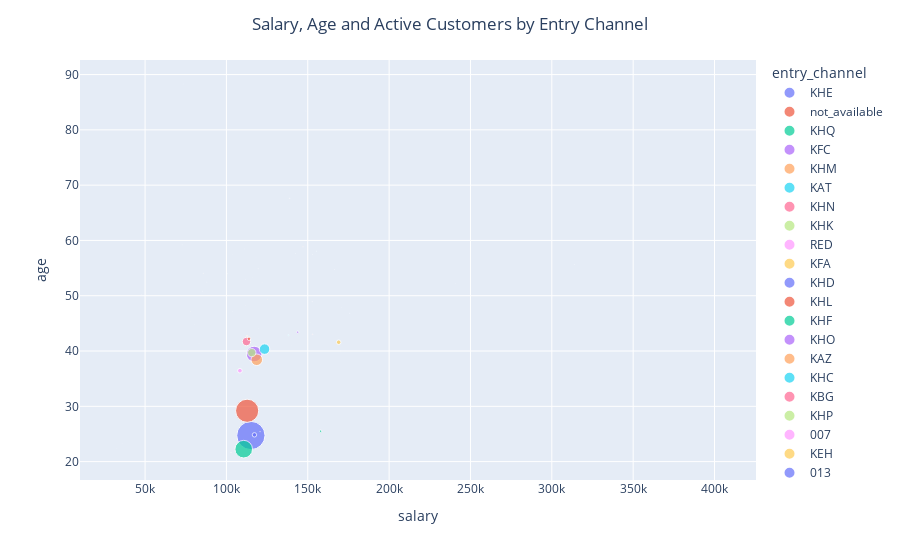

Notebook code for this chart:
### Code cell
x_y_size = {"salary": "mean", "age": "mean", "active_customer": "count"}
four_feature_scatterer(df, "entry_channel", x_y_size, "Salary, Age and Active Customers by Entry Channel")

### Figure 1 — Plotly figure (JSON) as saved in the notebook; plotly's stock layout.template omitted (floating-point values rounded to 4 significant figures)
{"data": [{"hovertemplate": "entry_channel=KHE<br>salary=%{x}<br>age=%{y}<br>active_customer=%{marker.size}<extra></extra>", "legendgroup": "KHE", "marker": {"color": "#636efa", "size": [196706], "sizemode": "area", "sizeref": 491.8, "symbol": "circle"}, "mode": "markers", "name": "KHE", "orientation": "v", "showlegend": true, "type": "scatter", "x": [115000.0], "xaxis": "x", "y": [24.73], "yaxis": "y"}, {"hovertemplate": "entry_channel=not_available<br>salary=%{x}<br>age=%{y}<br>active_customer=%{marker.size}<extra></extra>", "legendgroup": "not_available", "marker": {"color": "#EF553B", "size": [132201], "sizemode": "area", "sizeref": 491.8, "symbol": "circle"}, "mode": "markers", "name": "not_available", "orientation": "v", "showlegend": true, "type": "scatter", "x": [112700.0], "xaxis": "x", "y": [29.2], "yaxis": "y"}, {"hovertemplate": "entry_channel=KHQ<br>salary=%{x}<br>age=%{y}<br>active_customer=%{marker.size}<extra></extra>", "legendgroup": "KHQ", "marker": {"color": "#00cc96", "size": [76372], "sizemode": "area", "sizeref": 491.8, "symbol": "circle"}, "mode": "markers", "name": "KHQ", "orientation": "v", "showlegend": true, "type": "scatter", "x": [110600.0], "xaxis": "x", "y": [22.26], "yaxis": "y"}, {"hovertemplate": "entry_channel=KFC<br>salary=%{x}<br>age=%{y}<br>active_customer=%{marker.size}<extra></extra>", "legendgroup": "KFC", "marker": {"color": "#ab63fa", "size": [60359], "sizemode": "area", "sizeref": 491.8, "symbol": "circle"}, "mode": "markers", "name": "KFC", "orientation": "v", "showlegend": true, "type": "scatter", "x": [117000.0], "xaxis": "x", "y": [39.46], "yaxis": "y"}, {"hovertemplate": "entry_channel=KHM<br>salary=%{x}<br>age=%{y}<br>active_customer=%{marker.size}<extra></extra>", "legendgroup": "KHM", "marker": {"color": "#FFA15A", "size": [32899], "sizemode": "area", "sizeref": 491.8, "symbol": "circle"}, "mode": "markers", "name": "KHM", "orientation": "v", "showlegend": true, "type": "scatter", "x": [118700.0], "xaxis": "x", "y": [38.42], "yaxis": "y"}, {"hovertemplate": "entry_channel=KAT<br>salary=%{x}<br>age=%{y}<br>active_customer=%{marker.size}<extra></extra>", "legendgroup": "KAT", "marker": {"color": "#19d3f3", "size": [27143], "sizemode": "area", "sizeref": 491.8, "symbol": "circle"}, "mode": "markers", "name": "KAT", "orientation": "v", "showlegend": true, "type": "scatter", "x": [123500.0], "xaxis": "x", "y": [40.35], "yaxis": "y"}, {"hovertemplate": "entry_channel=KHN<br>salary=%{x}<br>age=%{y}<br>active_customer=%{marker.size}<extra></extra>", "legendgroup": "KHN", "marker": {"color": "#FF6692", "size": [17427], "sizemode": "area", "sizeref": 491.8, "symbol": "circle"}, "mode": "markers", "name": "KHN", "orientation": "v", "showlegend": true, "type": "scatter", "x": [112300.0], "xaxis": "x", "y": [41.71], "yaxis": "y"}, {"hovertemplate": "entry_channel=KHK<br>salary=%{x}<br>age=%{y}<br>active_customer=%{marker.size}<extra></extra>", "legendgroup": "KHK", "marker": {"color": "#B6E880", "size": [17225], "sizemode": "area", "sizeref": 491.8, "symbol": "circle"}, "mode": "markers", "name": "KHK", "orientation": "v", "showlegend": true, "type": "scatter", "x": [115600.0], "xaxis": "x", "y": [39.71], "yaxis": "y"}, {"hovertemplate": "entry_channel=RED<br>salary=%{x}<br>age=%{y}<br>active_customer=%{marker.size}<extra></extra>", "legendgroup": "RED", "marker": {"color": "#FF97FF", "size": [5279], "sizemode": "area", "sizeref": 491.8, "symbol": "circle"}, "mode": "markers", "name": "RED", "orientation": "v", "showlegend": true, "type": "scatter", "x": [108300.0], "xaxis": "x", "y": [36.44], "yaxis": "y"}, {"hovertemplate": "entry_channel=KFA<br>salary=%{x}<br>age=%{y}<br>active_customer=%{marker.size}<extra></extra>", "legendgroup": "KFA", "marker": {"color": "#FECB52", "size": [5169], "sizemode": "area", "sizeref": 491.8, "symbol": "circle"}, "mode": "markers", "name": "KFA", "orientation": "v", "showlegend": true, "type": "scatter", "x": [169000.0], "xaxis": "x", "y": [41.59], "yaxis": "y"}, {"hovertemplate": "entry_channel=KHD<br>salary=%{x}<br>age=%{y}<br>active_customer=%{marker.size}<extra></extra>", "legendgroup": "KHD", "marker": {"color": "#636efa", "size": [4865], "sizemode": "area", "sizeref": 491.8, "symbol": "circle"}, "mode": "markers", "name": "KHD", "orientation": "v", "showlegend": true, "type": "scatter", "x": [117200.0], "xaxis": "x", "y": [24.84], "yaxis": "y"}, {"hovertemplate": "entry_channel=KHL<br>salary=%{x}<br>age=%{y}<br>active_customer=%{marker.size}<extra></extra>", "legendgroup": "KHL", "marker": {"color": "#EF553B", "size": [2935], "sizemode": "area", "sizeref": 491.8, "symbol": "circle"}, "mode": "markers", "name": "KHL", "orientation": "v", "showlegend": true, "type": "scatter", "x": [113900.0], "xaxis": "x", "y": [42.22], "yaxis": "y"}, {"hovertemplate": "entry_channel=KHF<br>salary=%{x}<br>age=%{y}<br>active_customer=%{marker.size}<extra></extra>", "legendgroup": "KHF", "marker": {"color": "#00cc96", "size": [1405], "sizemode": "area", "sizeref": 491.8, "symbol": "circle"}, "mode": "markers", "name": "KHF", "orientation": "v", "showlegend": true, "type": "scatter", "x": [157900.0], "xaxis": "x", "y": [25.5], "yaxis": "y"}, {"hovertemplate": "entry_channel=KHO<br>salary=%{x}<br>age=%{y}<br>active_customer=%{marker.size}<extra></extra>", "legendgroup": "KHO", "marker": {"color": "#ab63fa", "size": [1346], "sizemode": "area", "sizeref": 491.8, "symbol": "circle"}, "mode": "markers", "name": "KHO", "orientation": "v", "showlegend": true, "type": "scatter", "x": [143800.0], "xaxis": "x", "y": [43.41], "yaxis": "y"}, {"hovertemplate": "entry_channel=KAZ<br>salary=%{x}<br>age=%{y}<br>active_customer=%{marker.size}<extra></extra>", "legendgroup": "KAZ", "marker": {"color": "#FFA15A", "size": [370], "sizemode": "area", "sizeref": 491.8, "symbol": "circle"}, "mode": "markers", "name": "KAZ", "orientation": "v", "showlegend": true, "type": "scatter", "x": [112700.0], "xaxis": "x", "y": [42.73], "yaxis": "y"}, {"hovertemplate": "entry_channel=KHC<br>salary=%{x}<br>age=%{y}<br>active_customer=%{marker.size}<extra></extra>", "legendgroup": "KHC", "marker": {"color": "#19d3f3", "size": [333], "sizemode": "area", "sizeref": 491.8, "symbol": "circle"}, "mode": "markers", "name": "KHC", "orientation": "v", "showlegend": true, "type": "scatter", "x": [138100.0], "xaxis": "x", "y": [42.89], "yaxis": "y"}, {"hovertemplate": "entry_channel=KBG<br>salary=%{x}<br>age=%{y}<br>active_customer=%{marker.size}<extra></extra>", "legendgroup": "KBG", "marker": {"color": "#FF6692", "size": [104], "sizemode": "area", "sizeref": 491.8, "symbol": "circle"}, "mode": "markers", "name": "KBG", "orientation": "v", "showlegend": true, "type": "scatter", "x": [152900.0], "xaxis": "x", "y": [43.03], "yaxis": "y"}, {"hovertemplate": "entry_channel=KHP<br>salary=%{x}<br>age=%{y}<br>active_customer=%{marker.size}<extra></extra>", "legendgroup": "KHP", "marker": {"color": "#B6E880", "size": [86], "sizemode": "area", "sizeref": 491.8, "symbol": "circle"}, "mode": "markers", "name": "KHP", "orientation": "v", "showlegend": true, "type": "scatter", "x": [102800.0], "xaxis": "x", "y": [21.64], "yaxis": "y"}, {"hovertemplate": "entry_channel=007<br>salary=%{x}<br>age=%{y}<br>active_customer=%{marker.size}<extra></extra>", "legendgroup": "007", "marker": {"color": "#FF97FF", "size": [50], "sizemode": "area", "sizeref": 491.8, "symbol": "circle"}, "mode": "markers", "name": "007", "orientation": "v", "showlegend": true, "type": "scatter", "x": [138800.0], "xaxis": "x", "y": [67.61], "yaxis": "y"}, {"hovertemplate": "entry_channel=KEH<br>salary=%{x}<br>age=%{y}<br>active_customer=%{marker.size}<extra></extra>", "legendgroup": "KEH", "marker": {"color": "#FECB52", "size": [45], "sizemode": "area", "sizeref": 491.8, "symbol": "circle"}, "mode": "markers", "name": "KEH", "orientation": "v", "showlegend": true, "type": "scatter", "x": [120700.0], "xaxis": "x", "y": [25.41], "yaxis": "y"}, {"hovertemplate": "entry_channel=013<br>salary=%{x}<br>age=%{y}<br>active_customer=%{marker.size}<extra></extra>", "legendgroup": "013", "marker": {"color": "#636efa", "size": [30], "sizemode": "area", "sizeref": 491.8, "symbol": "circle"}, "mode": "markers", "name": "013", "orientation": "v", "showlegend": true, "type": "scatter", "x": [175700.0], "xaxis": "x", "y": [46.79], "yaxis": "y"}, {"hovertemplate": "entry_channel=KAG<br>salary=%{x}<br>age=%{y}<br>active_customer=%{marker.size}<extra></extra>", "legendgroup": "KAG", "marker": {"color": "#EF553B", "size": [27], "sizemode": "area", "sizeref": 491.8, "symbol": "circle"}, "mode": "markers", "name": "KAG", "orientation": "v", "showlegend": true, "type": "scatter", "x": [147100.0], "xaxis": "x", "y": [58.86], "yaxis": "y"}, {"hovertemplate": "entry_channel=KAS<br>salary=%{x}<br>age=%{y}<br>active_customer=%{marker.size}<extra></extra>", "legendgroup": "KAS", "marker": {"color": "#00cc96", "size": [25], "sizemode": "area", "sizeref": 491.8, "symbol": "circle"}, "mode": "markers", "name": "KAS", "orientation": "v", "showlegend": true, "type": "scatter", "x": [155300.0], "xaxis": "x", "y": [58.06], "yaxis": "y"}, {"hovertemplate": "entry_channel=KAA<br>salary=%{x}<br>age=%{y}<br>active_customer=%{marker.size}<extra></extra>", "legendgroup": "KAA", "marker": {"color": "#ab63fa", "size": [18], "sizemode": "area", "sizeref": 491.8, "symbol": "circle"}, "mode": "markers", "name": "KAA", "orientation": "v", "showlegend": true, "type": "scatter", "x": [152700.0], "xaxis": "x", "y": [48.93], "yaxis": "y"}, {"hovertemplate": "entry_channel=KAY<br>salary=%{x}<br>age=%{y}<br>active_customer=%{marker.size}<extra></extra>", "legendgroup": "KAY", "marker": {"color": "#FFA15A", "size": [14], "sizemode": "area", "sizeref": 491.8, "symbol": "circle"}, "mode": "markers", "name": "KAY", "orientation": "v", "showlegend": true, "type": "scatter", "x": [85760.0], "xaxis": "x", "y": [54.06], "yaxis": "y"}, {"hovertemplate": "entry_channel=KBZ<br>salary=%{x}<br>age=%{y}<br>active_customer=%{marker.size}<extra></extra>", "legendgroup": "KBZ", "marker": {"color": "#19d3f3", "size": [14], "sizemode": "area", "sizeref": 491.8, "symbol": "circle"}, "mode": "markers", "name": "KBZ", "orientation": "v", "showlegend": true, "type": "scatter", "x": [313800.0], "xaxis": "x", "y": [55.66], "yaxis": "y"}, {"hovertemplate": "entry_channel=KAR<br>salary=%{x}<br>age=%{y}<br>active_customer=%{marker.size}<extra></extra>", "legendgroup": "KAR", "marker": {"color": "#FF6692", "size": [11], "sizemode": "area", "sizeref": 491.8, "symbol": "circle"}, "mode": "markers", "name": "KAR", "orientation": "v", "showlegend": true, "type": "scatter", "x": [166500.0], "xaxis": "x", "y": [54.74], "yaxis": "y"}, {"hovertemplate": "entry_channel=KAF<br>salary=%{x}<br>age=%{y}<br>active_customer=%{marker.size}<extra></extra>", "legendgroup": "KAF", "marker": {"color": "#B6E880", "size": [10], "sizemode": "area", "sizeref": 491.8, "symbol": "circle"}, "mode": "markers", "name": "KAF", "orientation": "v", "showlegend": true, "type": "scatter", "x": [100500.0], "xaxis": "x", "y": [53.96], "yaxis": "y"}, {"hovertemplate": "entry_channel=KCC<br>salary=%{x}<br>age=%{y}<br>active_customer=%{marker.size}<extra></extra>", "legendgroup": "KCC", "marker": {"color": "#FF97FF", "size": [10], "sizemode": "area", "sizeref": 491.8, "symbol": "circle"}, "mode": "markers", "name": "KCC", "orientation": "v", "showlegend": true, "type": "scatter", "x": [119500.0], "xaxis": "x", "y": [54.89], "yaxis": "y"}, {"hovertemplate": "entry_channel=KAB<br>salary=%{x}<br>age=%{y}<br>active_customer=%{marker.size}<extra></extra>", "legendgroup": "KAB", "marker": {"color": "#FECB52", "size": [8], "sizemode": "area", "sizeref": 491.8, "symbol": "circle"}, "mode": "markers", "name": "KAB", "orientation": "v", "showlegend": true, "type": "scatter", "x": [152800.0], "xaxis": "x", "y": [57.48], "yaxis": "y"}, {"hovertemplate": "entry_channel=KFD<br>salary=%{x}<br>age=%{y}<br>active_customer=%{marker.size}<extra></extra>", "legendgroup": "KFD", "marker": {"color": "#636efa", "size": [7], "sizemode": "area", "sizeref": 491.8, "symbol": "circle"}, "mode": "markers", "name": "KFD", "orientation": "v", "showlegend": true, "type": "scatter", "x": [142400.0], "xaxis": "x", "y": [57.65], "yaxis": "y"}, {"hovertemplate": "entry_channel=KAW<br>salary=%{x}<br>age=%{y}<br>active_customer=%{marker.size}<extra></extra>", "legendgroup": "KAW", "marker": {"color": "#EF553B", "size": [6], "sizemode": "area", "sizeref": 491.8, "symbol": "circle"}, "mode": "markers", "name": "KAW", "orientation": "v", "showlegend": true, "type": "scatter", "x": [125300.0], "xaxis": "x", "y": [49.35], "yaxis": "y"}, {"hovertemplate": "entry_channel=KHS<br>salary=%{x}<br>age=%{y}<br>active_customer=%{marker.size}<extra></extra>", "legendgroup": "KHS", "marker": {"color": "#00cc96", "size": [5], "sizemode": "area", "sizeref": 491.8, "symbol": "circle"}, "mode": "markers", "name": "KHS", "orientation": "v", "showlegend": true, "type": "scatter", "x": [null], "xaxis": "x", "y": [44.4], "yaxis": "y"}, {"hovertemplate": "entry_channel=KCH<br>salary=%{x}<br>age=%{y}<br>active_customer=%{marker.size}<extra></extra>", "legendgroup": "KCH", "marker": {"color": "#ab63fa", "size": [4], "sizemode": "area", "sizeref": 491.8, "symbol": "circle"}, "mode": "markers", "name": "KCH", "orientation": "v", "showlegend": true, "type": "scatter", "x": [111800.0], "xaxis": "x", "y": [52.95], "yaxis": "y"}, {"hovertemplate": "entry_channel=KAQ<br>salary=%{x}<br>age=%{y}<br>active_customer=%{marker.size}<extra></extra>", "legendgroup": "KAQ", "marker": {"color": "#FFA15A", "size": [4], "sizemode": "area", "sizeref": 491.8, "symbol": "circle"}, "mode": "markers", "name": "KAQ", "orientation": "v", "showlegend": true, "type": "scatter", "x": [77930.0], "xaxis": "x", "y": [47.17], "yaxis": "y"}, {"hovertemplate": "entry_channel=KAD<br>salary=%{x}<br>age=%{y}<br>active_customer=%{marker.size}<extra></extra>", "legendgroup": "KAD", "marker": {"color": "#19d3f3", "size": [3], "sizemode": "area", "sizeref": 491.8, "symbol": "circle"}, "mode": "markers", "name": "KAD", "orientation": "v", "showlegend": true, "type": "scatter", "x": [80150.0], "xaxis": "x", "y": [44.74], "yaxis": "y"}, {"hovertemplate": "entry_channel=KAE<br>salary=%{x}<br>age=%{y}<br>active_customer=%{marker.size}<extra></extra>", "legendgroup": "KAE", "marker": {"color": "#FF6692", "size": [3], "sizemode": "area", "sizeref": 491.8, "symbol": "circle"}, "mode": "markers", "name": "KAE", "orientation": "v", "showlegend": true, "type": "scatter", "x": [47860.0], "xaxis": "x", "y": [50.25], "yaxis": "y"}, {"hovertemplate": "entry_channel=KAH<br>salary=%{x}<br>age=%{y}<br>active_customer=%{marker.size}<extra></extra>", "legendgroup": "KAH", "marker": {"color": "#B6E880", "size": [3], "sizemode": "area", "sizeref": 491.8, "symbol": "circle"}, "mode": "markers", "name": "KAH", "orientation": "v", "showlegend": true, "type": "scatter", "x": [85400.0], "xaxis": "x", "y": [50.82], "yaxis": "y"}, {"hovertemplate": "entry_channel=KDH<br>salary=%{x}<br>age=%{y}<br>active_customer=%{marker.size}<extra></extra>", "legendgroup": "KDH", "marker": {"color": "#FF97FF", "size": [3], "sizemode": "area", "sizeref": 491.8, "symbol": "circle"}, "mode": "markers", "name": "KDH", "orientation": "v", "showlegend": true, "type": "scatter", "x": [151900.0], "xaxis": "x", "y": [23.12], "yaxis": "y"}, {"hovertemplate": "entry_channel=KCB<br>salary=%{x}<br>age=%{y}<br>active_customer=%{marker.size}<extra></extra>", "legendgroup": "KCB", "marker": {"color": "#FECB52", "size": [3], "sizemode": "area", "sizeref": 491.8, "symbol": "circle"}, "mode": "markers", "name": "KCB", "orientation": "v", "showlegend": true, "type": "scatter", "x": [72730.0], "xaxis": "x", "y": [59.18], "yaxis": "y"}, {"hovertemplate": "entry_channel=KAJ<br>salary=%{x}<br>age=%{y}<br>active_customer=%{marker.size}<extra></extra>", "legendgroup": "KAJ", "marker": {"color": "#636efa", "size": [3], "sizemode": "area", "sizeref": 491.8, "symbol": "circle"}, "mode": "markers", "name": "KAJ", "orientation": "v", "showlegend": true, "type": "scatter", "x": [110900.0], "xaxis": "x", "y": [58.48], "yaxis": "y"}, {"hovertemplate": "entry_channel=KAM<br>salary=%{x}<br>age=%{y}<br>active_customer=%{marker.size}<extra></extra>", "legendgroup": "KAM", "marker": {"color": "#EF553B", "size": [3], "sizemode": "area", "sizeref": 491.8, "symbol": "circle"}, "mode": "markers", "name": "KAM", "orientation": "v", "showlegend": true, "type": "scatter", "x": [111700.0], "xaxis": "x", "y": [48.31], "yaxis": "y"}, {"hovertemplate": "entry_channel=KDR<br>salary=%{x}<br>age=%{y}<br>active_customer=%{marker.size}<extra></extra>", "legendgroup": "KDR", "marker": {"color": "#00cc96", "size": [2], "sizemode": "area", "sizeref": 491.8, "symbol": "circle"}, "mode": "markers", "name": "KDR", "orientation": "v", "showlegend": true, "type": "scatter", "x": [151500.0], "xaxis": "x", "y": [45.23], "yaxis": "y"}, {"hovertemplate": "entry_channel=KDT<br>salary=%{x}<br>age=%{y}<br>active_customer=%{marker.size}<extra></extra>", "legendgroup": "KDT", "marker": {"color": "#ab63fa", "size": [2], "sizemode": "area", "sizeref": 491.8, "symbol": "circle"}, "mode": "markers", "name": "KDT", "orientation": "v", "showlegend": true, "type": "scatter", "x": [103700.0], "xaxis": "x", "y": [47.1], "yaxis": "y"}, {"hovertemplate": "entry_channel=KCI<br>salary=%{x}<br>age=%{y}<br>active_customer=%{marker.size}<extra></extra>", "legendgroup": "KCI", "marker": {"color": "#FFA15A", "size": [2], "sizemode": "area", "sizeref": 491.8, "symbol": "circle"}, "mode": "markers", "name": "KCI", "orientation": "v", "showlegend": true, "type": "scatter", "x": [170900.0], "xaxis": "x", "y": [47.92], "yaxis": "y"}, {"hovertemplate": "entry_channel=KEY<br>salary=%{x}<br>age=%{y}<br>active_customer=%{marker.size}<extra></extra>", "legendgroup": "KEY", "marker": {"color": "#19d3f3", "size": [2], "sizemode": "area", "sizeref": 491.8, "symbol": "circle"}, "mode": "markers", "name": "KEY", "orientation": "v", "showlegend": true, "type": "scatter", "x": [null], "xaxis": "x", "y": [48.68], "yaxis": "y"}, {"hovertemplate": "entry_channel=KBO<br>salary=%{x}<br>age=%{y}<br>active_customer=%{marker.size}<extra></extra>", "legendgroup": "KBO", "marker": {"color": "#FF6692", "size": [2], "sizemode": "area", "sizeref": 491.8, "symbol": "circle"}, "mode": "markers", "name": "KBO", "orientation": "v", "showlegend": true, "type": "scatter", "x": [240700.0], "xaxis": "x", "y": [52.18], "yaxis": "y"}, {"hovertemplate": "entry_channel=KFF<br>salary=%{x}<br>age=%{y}<br>active_customer=%{marker.size}<extra></extra>", "legendgroup": "KFF", "marker": {"color": "#B6E880", "size": [2], "sizemode": "area", "sizeref": 491.8, "symbol": "circle"}, "mode": "markers", "name": "KFF", "orientation": "v", "showlegend": true, "type": "scatter", "x": [148900.0], "xaxis": "x", "y": [83.41], "yaxis": "y"}, {"hovertemplate": "entry_channel=KAK<br>salary=%{x}<br>age=%{y}<br>active_customer=%{marker.size}<extra></extra>", "legendgroup": "KAK", "marker": {"color": "#FF97FF", "size": [2], "sizemode": "area", "sizeref": 491.8, "symbol": "circle"}, "mode": "markers", "name": "KAK", "orientation": "v", "showlegend": true, "type": "scatter", "x": [88040.0], "xaxis": "x", "y": [52.44], "yaxis": "y"}, {"hovertemplate": "entry_channel=KFL<br>salary=%{x}<br>age=%{y}<br>active_customer=%{marker.size}<extra></extra>", "legendgroup": "KFL", "marker": {"color": "#FECB52", "size": [2], "sizemode": "area", "sizeref": 491.8, "symbol": "circle"}, "mode": "markers", "name": "KFL", "orientation": "v", "showlegend": true, "type": "scatter", "x": [null], "xaxis": "x", "y": [68.17], "yaxis": "y"}, {"hovertemplate": "entry_channel=KGN<br>salary=%{x}<br>age=%{y}<br>active_customer=%{marker.size}<extra></extra>", "legendgroup": "KGN", "marker": {"color": "#636efa", "size": [1], "sizemode": "area", "sizeref": 491.8, "symbol": "circle"}, "mode": "markers", "name": "KGN", "orientation": "v", "showlegend": true, "type": "scatter", "x": [null], "xaxis": "x", "y": [73.29], "yaxis": "y"}, {"hovertemplate": "entry_channel=KGX<br>salary=%{x}<br>age=%{y}<br>active_customer=%{marker.size}<extra></extra>", "legendgroup": "KGX", "marker": {"color": "#EF553B", "size": [1], "sizemode": "area", "sizeref": 491.8, "symbol": "circle"}, "mode": "markers", "name": "KGX", "orientation": "v", "showlegend": true, "type": "scatter", "x": [73320.0], "xaxis": "x", "y": [88.29], "yaxis": "y"}, {"hovertemplate": "entry_channel=004<br>salary=%{x}<br>age=%{y}<br>active_customer=%{marker.size}<extra></extra>", "legendgroup": "004", "marker": {"color": "#00cc96", "size": [1], "sizemode": "area", "sizeref": 491.8, "symbol": "circle"}, "mode": "markers", "name": "004", "orientation": "v", "showlegend": true, "type": "scatter", "x": [402900.0], "xaxis": "x", "y": [87.53], "yaxis": "y"}, {"hovertemplate": "entry_channel=KGC<br>salary=%{x}<br>age=%{y}<br>active_customer=%{marker.size}<extra></extra>", "legendgroup": "KGC", "marker": {"color": "#ab63fa", "size": [1], "sizemode": "area", "sizeref": 491.8, "symbol": "circle"}, "mode": "markers", "name": "KGC", "orientation": "v", "showlegend": true, "type": "scatter", "x": [32630.0], "xaxis": "x", "y": [22.41], "yaxis": "y"}, {"hovertemplate": "entry_channel=KFS<br>salary=%{x}<br>age=%{y}<br>active_customer=%{marker.size}<extra></extra>", "legendgroup": "KFS", "marker": {"color": "#FFA15A", "size": [1], "sizemode": "area", "sizeref": 491.8, "symbol": "circle"}, "mode": "markers", "name": "KFS", "orientation": "v", "showlegend": true, "type": "scatter", "x": [83130.0], "xaxis": "x", "y": [41.41], "yaxis": "y"}, {"hovertemplate": "entry_channel=KFP<br>salary=%{x}<br>age=%{y}<br>active_customer=%{marker.size}<extra></extra>", "legendgroup": "KFP", "marker": {"color": "#19d3f3", "size": [1], "sizemode": "area", "sizeref": 491.8, "symbol": "circle"}, "mode": "markers", "name": "KFP", "orientation": "v", "showlegend": true, "type": "scatter", "x": [null], "xaxis": "x", "y": [52.5], "yaxis": "y"}, {"hovertemplate": "entry_channel=KFK<br>salary=%{x}<br>age=%{y}<br>active_customer=%{marker.size}<extra></extra>", "legendgroup": "KFK", "marker": {"color": "#FF6692", "size": [1], "sizemode": "area", "sizeref": 491.8, "symbol": "circle"}, "mode": "markers", "name": "KFK", "orientation": "v", "showlegend": true, "type": "scatter", "x": [35870.0], "xaxis": "x", "y": [23.29], "yaxis": "y"}, {"hovertemplate": "entry_channel=KES<br>salary=%{x}<br>age=%{y}<br>active_customer=%{marker.size}<extra></extra>", "legendgroup": "KES", "marker": {"color": "#B6E880", "size": [1], "sizemode": "area", "sizeref": 491.8, "symbol": "circle"}, "mode": "markers", "name": "KES", "orientation": "v", "showlegend": true, "type": "scatter", "x": [null], "xaxis": "x", "y": [41], "yaxis": "y"}, {"hovertemplate": "entry_channel=KEJ<br>salary=%{x}<br>age=%{y}<br>active_customer=%{marker.size}<extra></extra>", "legendgroup": "KEJ", "marker": {"color": "#FF97FF", "size": [1], "sizemode": "area", "sizeref": 491.8, "symbol": "circle"}, "mode": "markers", "name": "KEJ", "orientation": "v", "showlegend": true, "type": "scatter", "x": [170200.0], "xaxis": "x", "y": [40], "yaxis": "y"}, {"hovertemplate": "entry_channel=KDS<br>salary=%{x}<br>age=%{y}<br>active_customer=%{marker.size}<extra></extra>", "legendgroup": "KDS", "marker": {"color": "#FECB52", "size": [1], "sizemode": "area", "sizeref": 491.8, "symbol": "circle"}, "mode": "markers", "name": "KDS", "orientation": "v", "showlegend": true, "type": "scatter", "x": [null], "xaxis": "x", "y": [71], "yaxis": "y"}, {"hovertemplate": "entry_channel=KDA<br>salary=%{x}<br>age=%{y}<br>active_customer=%{marker.size}<extra></extra>", "legendgroup": "KDA", "marker": {"color": "#636efa", "size": [1], "sizemode": "area", "sizeref": 491.8, "symbol": "circle"}, "mode": "markers", "name": "KDA", "orientation": "v", "showlegend": true, "type": "scatter", "x": [118400.0], "xaxis": "x", "y": [57], "yaxis": "y"}, {"hovertemplate": "entry_channel=KCK<br>salary=%{x}<br>age=%{y}<br>active_customer=%{marker.size}<extra></extra>", "legendgroup": "KCK", "marker": {"color": "#EF553B", "size": [1], "sizemode": "area", "sizeref": 491.8, "symbol": "circle"}, "mode": "markers", "name": "KCK", "orientation": "v", "showlegend": true, "type": "scatter", "x": [121974], "xaxis": "x", "y": [52.36], "yaxis": "y"}, {"hovertemplate": "entry_channel=KBY<br>salary=%{x}<br>age=%{y}<br>active_customer=%{marker.size}<extra></extra>", "legendgroup": "KBY", "marker": {"color": "#00cc96", "size": [1], "sizemode": "area", "sizeref": 491.8, "symbol": "circle"}, "mode": "markers", "name": "KBY", "orientation": "v", "showlegend": true, "type": "scatter", "x": [119600.0], "xaxis": "x", "y": [44], "yaxis": "y"}, {"hovertemplate": "entry_channel=KBW<br>salary=%{x}<br>age=%{y}<br>active_customer=%{marker.size}<extra></extra>", "legendgroup": "KBW", "marker": {"color": "#ab63fa", "size": [1], "sizemode": "area", "sizeref": 491.8, "symbol": "circle"}, "mode": "markers", "name": "KBW", "orientation": "v", "showlegend": true, "type": "scatter", "x": [116100.0], "xaxis": "x", "y": [53.33], "yaxis": "y"}, {"hovertemplate": "entry_channel=KBU<br>salary=%{x}<br>age=%{y}<br>active_customer=%{marker.size}<extra></extra>", "legendgroup": "KBU", "marker": {"color": "#FFA15A", "size": [1], "sizemode": "area", "sizeref": 491.8, "symbol": "circle"}, "mode": "markers", "name": "KBU", "orientation": "v", "showlegend": true, "type": "scatter", "x": [103800.0], "xaxis": "x", "y": [57.45], "yaxis": "y"}, {"hovertemplate": "entry_channel=KBH<br>salary=%{x}<br>age=%{y}<br>active_customer=%{marker.size}<extra></extra>", "legendgroup": "KBH", "marker": {"color": "#19d3f3", "size": [1], "sizemode": "area", "sizeref": 491.8, "symbol": "circle"}, "mode": "markers", "name": "KBH", "orientation": "v", "showlegend": true, "type": "scatter", "x": [365800.0], "xaxis": "x", "y": [52.18], "yaxis": "y"}, {"hovertemplate": "entry_channel=KBE<br>salary=%{x}<br>age=%{y}<br>active_customer=%{marker.size}<extra></extra>", "legendgroup": "KBE", "marker": {"color": "#FF6692", "size": [1], "sizemode": "area", "sizeref": 491.8, "symbol": "circle"}, "mode": "markers", "name": "KBE", "orientation": "v", "showlegend": true, "type": "scatter", "x": [138600.0], "xaxis": "x", "y": [48.53], "yaxis": "y"}, {"hovertemplate": "entry_channel=KAI<br>salary=%{x}<br>age=%{y}<br>active_customer=%{marker.size}<extra></extra>", "legendgroup": "KAI", "marker": {"color": "#B6E880", "size": [1], "sizemode": "area", "sizeref": 491.8, "symbol": "circle"}, "mode": "markers", "name": "KAI", "orientation": "v", "showlegend": true, "type": "scatter", "x": [null], "xaxis": "x", "y": [41.91], "yaxis": "y"}, {"hovertemplate": "entry_channel=KCL<br>salary=%{x}<br>age=%{y}<br>active_customer=%{marker.size}<extra></extra>", "legendgroup": "KCL", "marker": {"color": "#FF97FF", "size": [1], "sizemode": "area", "sizeref": 491.8, "symbol": "circle"}, "mode": "markers", "name": "KCL", "orientation": "v", "showlegend": true, "type": "scatter", "x": [140300.0], "xaxis": "x", "y": [41.06], "yaxis": "y"}], "layout": {"barmode": "overlay", "legend": {"itemsizing": "constant", "title": {"text": "entry_channel"}, "tracegroupgap": 0}, "margin": {"t": 60}, "title": {"text": "Salary, Age and Active Customers by Entry Channel", "x": 0.5, "xanchor": "center"}, "xaxis": {"anchor": "y", "domain": [0, 1], "title": {"text": "salary"}}, "yaxis": {"anchor": "x", "domain": [0, 1], "title": {"text": "age"}}}}
